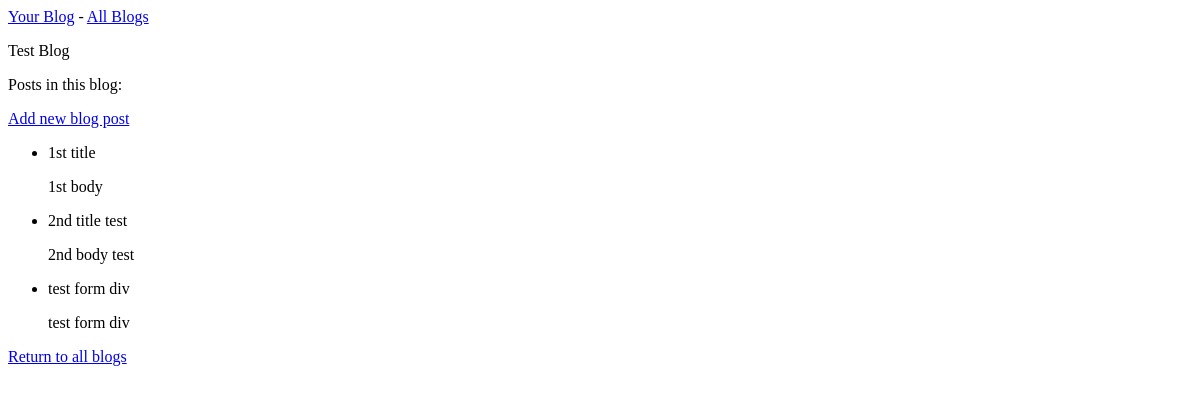
Page /blogs/1 on the earlier database version.
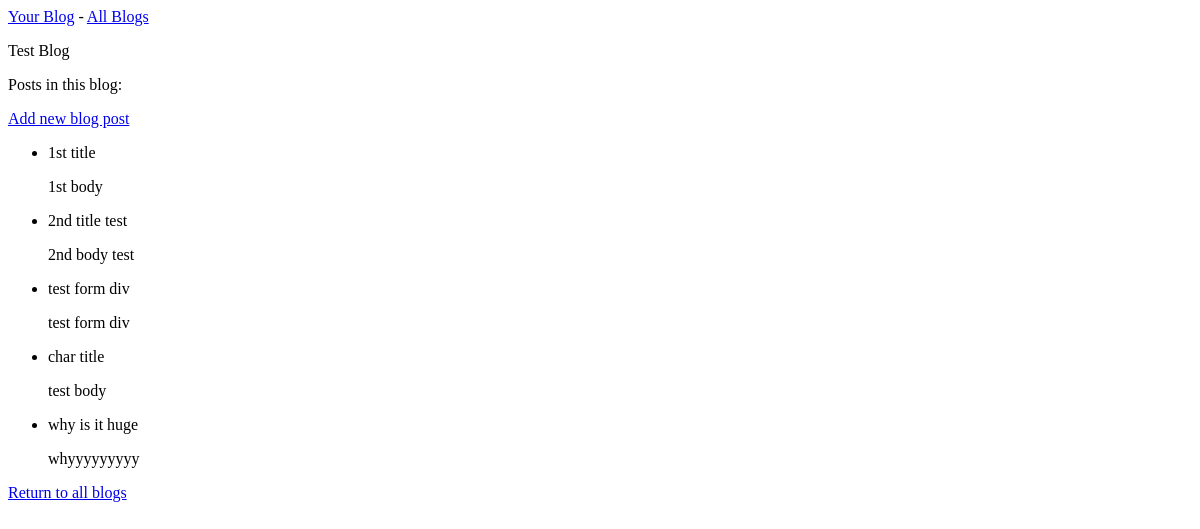
Same page on the later database version.
### blog/models.py (models this page shows, shortened)
class Blog_Post(models.Model):
    blog = models.ForeignKey(Blog, on_delete=models.CASCADE)
    title = models.TextField(max_length=200)
    body = models.TextField()
    date_added = models.DateTimeField(auto_now_add=True)

### blog/views.py (the view)
# urls.py: path('blogs/<int:blog_id>', views.blog, name='blog'),
def blog(request, blog_id):
    blog = Blog.objects.get(id=blog_id)
    posts = blog.blog_post_set.all()
    context = {'blog': blog, 'posts': posts}
    return render(request, 'blog/blog.html', context)

### blog/templates/blog/blog.html
{% extends 'blog/base.html' %}
{% block content %}
    <p>{{ blog.name }}</p>
    <p>Posts in this blog:</p>
        <p>
            <a href="{% url 'blog:new_blog_post' blog.id%}">Add new blog post</a>
        </p>
    <ul>
        {% for post in posts %}
        <li>
            <p>
                {{ post.title|linebreaks }}
            </p>
            <p>
                {{ post.body|linebreaks }}
            </p>
        </li>
        {% empty %}
            <li>There are no posts yet.</li>
        {% endfor %}
    </ul>
    <a href="{% url 'blog:blogs' %}">Return to all blogs</a>
{% endblock content %}

Differences in the rows shown:
added Blog_Post: title "char title", body "test body"
added Blog_Post: title "why is it huge", body "whyyyyyyyyy"
